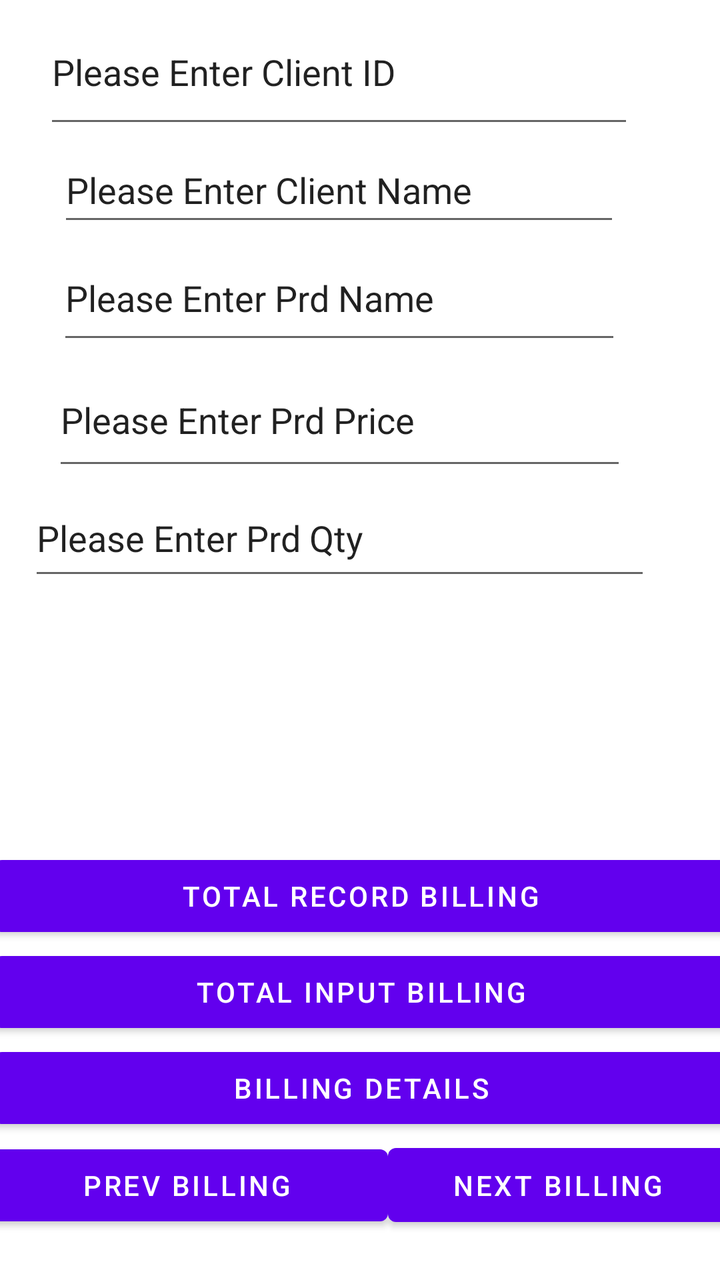
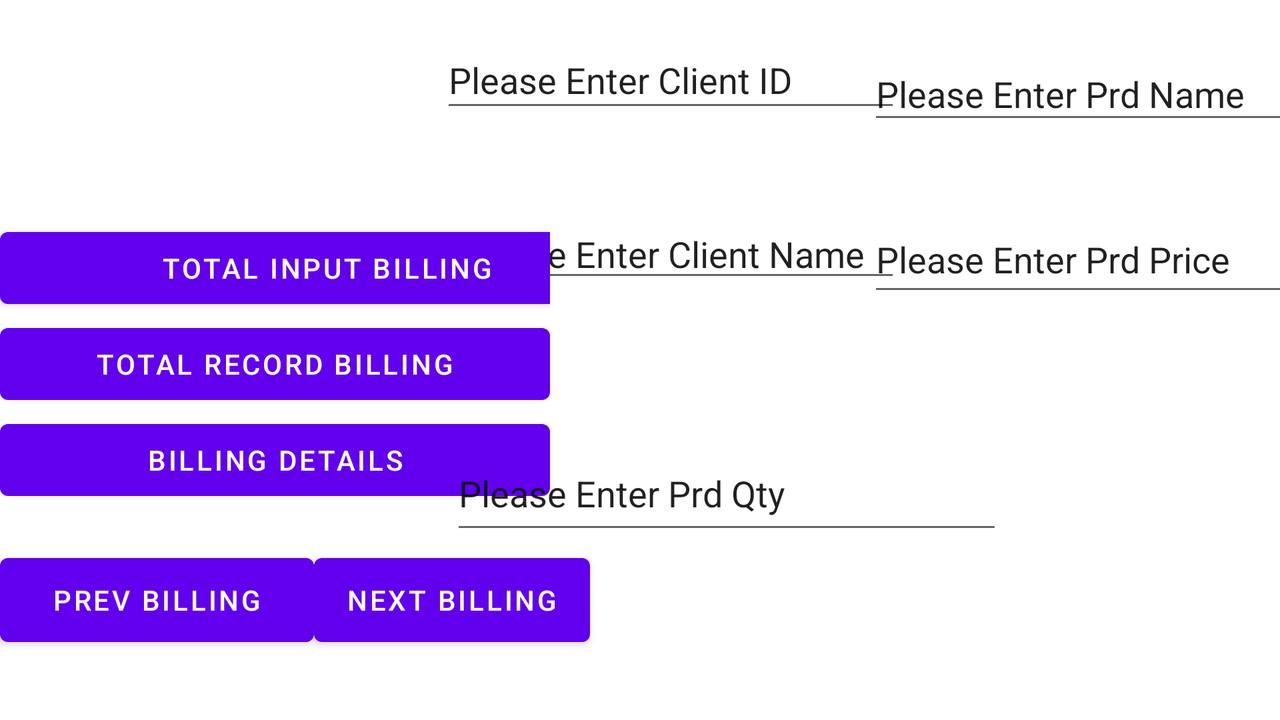

Two renders of one Android screen. The first uses the default layout on a phone; the second uses the alternative layout the repository ships for a different screen configuration, on a matching device. The two XML files are below.
<!-- AndroidManifest.xml: application theme Theme.BillingProject -->
<!-- res/layout/activity_main.xml -->
<?xml version="1.0" encoding="utf-8"?>
<androidx.constraintlayout.widget.ConstraintLayout xmlns:android="http://schemas.android.com/apk/res/android"
    xmlns:app="http://schemas.android.com/apk/res-auto"
    xmlns:tools="http://schemas.android.com/tools"
    android:layout_width="match_parent"
    android:layout_height="match_parent"
    tools:context=".MainActivity">


    <EditText
        android:id="@+id/clientid_Edit_View"
        android:layout_width="295dp"
        android:layout_height="69dp"
        android:layout_gravity="center_horizontal"
        android:autofillHints=""
        android:ems="10"
        android:hint="@string/clientid_Edit_View"
        android:inputType="textPersonName"
        android:text="@string/clientid_Edit_View"
        app:layout_constraintBottom_toBottomOf="@+id/linerLayout2"
        app:layout_constraintEnd_toEndOf="parent"
        app:layout_constraintHorizontal_bias="0.336"
        app:layout_constraintStart_toStartOf="parent"
        app:layout_constraintTop_toTopOf="parent"
        app:layout_constraintVertical_bias="0.024" />

    <EditText
        android:id="@+id/clientname_Edit_View"
        android:layout_width="281dp"
        android:layout_height="49dp"
        android:layout_gravity="top|center_horizontal"
        android:autofillHints=""
        android:ems="10"
        android:hint="@string/clientname_Edit_View"
        android:inputType="textPersonName"
        android:text="@string/clientname_Edit_View"

        app:layout_constraintEnd_toEndOf="@+id/clientid_Edit_View"
        app:layout_constraintStart_toStartOf="@+id/clientid_Edit_View"
        app:layout_constraintTop_toBottomOf="@+id/clientid_Edit_View" />

    <EditText
        android:id="@+id/productname_Edit_View"
        android:layout_width="282dp"
        android:layout_height="59dp"
        android:layout_gravity="top|center_horizontal"
        android:autofillHints=""
        android:ems="10"
        android:hint="@string/productname_Edit_View"
        android:inputType="textPersonName"
        android:text="@string/productname_Edit_View"
        app:layout_constraintEnd_toEndOf="@+id/clientname_Edit_View"
        app:layout_constraintStart_toStartOf="@+id/clientname_Edit_View"
        app:layout_constraintTop_toBottomOf="@+id/clientname_Edit_View" />

    <LinearLayout
        android:id="@+id/linerLayout"
        android:layout_width="367dp"
        android:layout_height="340dp"
        android:layout_gravity="bottom|center_horizontal"
        android:layout_marginTop="20dp"
        android:orientation="vertical"
        app:layout_constraintEnd_toEndOf="@+id/productquantity_Edit_View"
        app:layout_constraintHorizontal_bias="0.32"
        app:layout_constraintStart_toStartOf="@+id/productquantity_Edit_View"
        app:layout_constraintTop_toBottomOf="@+id/productquantity_Edit_View"
        tools:ignore="MissingConstraints">

        <TextView
            android:id="@+id/totalbilling_Text_View"
            android:layout_width="match_parent"
            android:layout_height="55dp"
            android:text="@string/totalbilling_Text_View"
            tools:layout_editor_absoluteX="157dp"
            tools:layout_editor_absoluteY="457dp" />

        <TextView
            android:id="@+id/clientinfo_Text_View"
            android:layout_width="match_parent"
            android:layout_height="54dp"
            android:text="@string/clientinfo_Text_View"
            tools:layout_editor_absoluteX="155dp"
            tools:layout_editor_absoluteY="494dp" />

        <Button
            android:id="@+id/recordbilling_Button"
            android:layout_width="match_parent"
            android:layout_height="wrap_content"
            android:text="@string/recordbilling_Button"
            tools:layout_editor_absoluteX="143dp"
            tools:layout_editor_absoluteY="625dp" />

        <Button
            android:id="@+id/inputbilling_Button"
            android:layout_width="match_parent"
            android:layout_height="wrap_content"
            android:text="@string/inputbilling_Button"
            tools:layout_editor_absoluteX="155dp"
            tools:layout_editor_absoluteY="494dp" />

        <Button
            android:id="@+id/billingdetails_Button"
            android:layout_width="match_parent"
            android:layout_height="wrap_content"
            android:text="@string/billingdetails_Button"
            tools:layout_editor_absoluteX="155dp"
            tools:layout_editor_absoluteY="494dp" />

        <LinearLayout
            android:id="@+id/linerLayout2"
            android:layout_width="375dp"
            android:layout_height="49dp"
            android:layout_gravity="bottom|center_horizontal"
            android:orientation="horizontal"
            tools:ignore="MissingConstraints">

            <Button
                android:id="@+id/previousbilling_Button"
                android:layout_width="201dp"
                android:layout_height="wrap_content"
                android:text="@string/previousbilling_Button"
                tools:layout_editor_absoluteX="78dp"
                tools:layout_editor_absoluteY="678dp" />

            <Button
                android:id="@+id/nextbilling_Button"
                android:layout_width="170dp"
                android:layout_height="49dp"
                android:text="@string/nextbilling_Button"
                tools:layout_editor_absoluteX="198dp"
                tools:layout_editor_absoluteY="678dp" />


        </LinearLayout>

    </LinearLayout>

    <EditText
        android:id="@+id/productprice_Edit_View"
        android:layout_width="287dp"
        android:layout_height="63dp"
        android:layout_gravity="top|center_horizontal"
        android:autofillHints=""
        android:ems="10"
        android:hint="@string/productprice_Edit_View"
        android:inputType="textPersonName"
        android:text="@string/productprice_Edit_View"
        app:layout_constraintEnd_toEndOf="@+id/productname_Edit_View"
        app:layout_constraintStart_toStartOf="@+id/productname_Edit_View"
        app:layout_constraintTop_toBottomOf="@+id/productname_Edit_View" />

    <EditText
        android:id="@+id/productquantity_Edit_View"
        android:layout_width="311dp"
        android:layout_height="55dp"
        android:layout_gravity="top|center_horizontal"
        android:autofillHints=""
        android:ems="10"
        android:hint="@string/productquantity_Edit_View"
        android:inputType="textPersonName"
        android:text="@string/productquantity_Edit_View"
        app:layout_constraintEnd_toEndOf="@+id/productprice_Edit_View"
        app:layout_constraintStart_toStartOf="@+id/productprice_Edit_View"
        app:layout_constraintTop_toBottomOf="@+id/productprice_Edit_View" />




</androidx.constraintlayout.widget.ConstraintLayout>
<!-- resources referenced by this layout -->
<resources>
  <string name="billingdetails_Button">BILLING DETAILS</string>
  <string name="clientid_Edit_View">Please Enter Client ID</string>
  <string name="clientinfo_Text_View" />
  <string name="clientname_Edit_View">Please Enter Client Name</string>
  <string name="inputbilling_Button">TOTAL INPUT BILLING</string>
  <string name="nextbilling_Button">NEXT BILLING</string>
  <string name="previousbilling_Button">PREV BILLING</string>
  <string name="productname_Edit_View">Please Enter Prd Name</string>
  <string name="productprice_Edit_View">Please Enter Prd Price</string>
  <string name="productquantity_Edit_View">Please Enter Prd Qty</string>
  <string name="recordbilling_Button">TOTAL RECORD BILLING</string>
  <string name="totalbilling_Text_View" />
  <style name="Theme.BillingProject" parent="Theme.MaterialComponents.DayNight.DarkActionBar">
          
          <item name="colorPrimary">@color/purple_500</item>
          <item name="colorPrimaryVariant">@color/purple_700</item>
          <item name="colorOnPrimary">@color/white</item>
          
          <item name="colorSecondary">@color/teal_200</item>
          <item name="colorSecondaryVariant">@color/teal_700</item>
          <item name="colorOnSecondary">@color/black</item>
          
          <item name="android:statusBarColor">?attr/colorPrimaryVariant</item>
          
      </style>
</resources>
<!-- res/layout-land/activity_main.xml (the repository's variant of the layout above) -->
<!-- drawn on the phone turned sideways -->
<?xml version="1.0" encoding="utf-8"?>
<androidx.constraintlayout.widget.ConstraintLayout xmlns:android="http://schemas.android.com/apk/res/android"
    xmlns:app="http://schemas.android.com/apk/res-auto"
    xmlns:tools="http://schemas.android.com/tools"
    android:layout_width="match_parent"
    android:layout_height="match_parent"
    tools:context=".MainActivity">



    <EditText
        android:id="@+id/clientname_Edit_View"
        android:layout_width="225dp"
        android:layout_height="41dp"
        android:layout_gravity="top|center_horizontal"
        android:layout_marginTop="44dp"
        android:autofillHints=""
        android:ems="10"
        android:hint="@string/clientname_Edit_View"

        android:inputType="textPersonName"
        android:text="@string/clientname_Edit_View"
        app:layout_constraintEnd_toEndOf="@+id/clientid_Edit_View"
        app:layout_constraintHorizontal_bias="1.0"
        app:layout_constraintStart_toStartOf="@+id/clientid_Edit_View"
        app:layout_constraintTop_toBottomOf="@+id/clientid_Edit_View" />

    <LinearLayout
        android:id="@+id/linerLayout"
        android:layout_width="275dp"
        android:layout_height="261dp"
        android:layout_gravity="top|left"
        android:orientation="vertical"

        tools:ignore="MissingConstraints"
        tools:layout_editor_absoluteX="-6dp"
        tools:layout_editor_absoluteY="2dp">

        <TextView
            android:id="@+id/totalbilling_Text_View"
            android:layout_width="242dp"
            android:layout_height="58dp"
            android:layout_marginStart="16dp"
            android:text="@string/totalbilling_Text_View"
            tools:ignore="MissingConstraints" />

        <TextView
            android:id="@+id/clientinfo_Text_View"
            android:layout_width="245dp"
            android:layout_height="52dp"
            android:text="@string/clientinfo_Text_View"
            tools:layout_editor_absoluteX="155dp"
            tools:layout_editor_absoluteY="494dp" />

        <Button
            android:id="@+id/inputbilling_Button"
            android:layout_width="327dp"
            android:layout_height="wrap_content"
            android:text="@string/inputbilling_Button" />

        <Button
            android:id="@+id/recordbilling_Button"
            android:layout_width="match_parent"
            android:layout_height="wrap_content"
            android:text="@string/recordbilling_Button"
            tools:layout_editor_absoluteX="143dp"
            tools:layout_editor_absoluteY="625dp" />

        <Button
            android:id="@+id/billingdetails_Button"
            android:layout_width="match_parent"
            android:layout_height="wrap_content"
            android:text="@string/billingdetails_Button"
            tools:layout_editor_absoluteX="155dp"
            tools:layout_editor_absoluteY="494dp" />


    </LinearLayout>

    <EditText
        android:id="@+id/productquantity_Edit_View"
        android:layout_width="276dp"
        android:layout_height="54dp"
        android:layout_gravity="top|center_horizontal"
        android:layout_marginTop="72dp"
        android:autofillHints=""
        android:ems="10"
        android:hint="@string/productquantity_Edit_View"
        android:inputType="textPersonName"
        android:text="@string/productquantity_Edit_View"
        app:layout_constraintEnd_toEndOf="@+id/clientname_Edit_View"
        app:layout_constraintHorizontal_bias="0.0"
        app:layout_constraintStart_toStartOf="@+id/clientname_Edit_View"
        app:layout_constraintTop_toBottomOf="@+id/clientname_Edit_View" />

    <EditText
        android:id="@+id/clientid_Edit_View"
        android:layout_width="230dp"
        android:layout_height="45dp"
        android:layout_gravity="center_horizontal"
        android:layout_marginTop="16dp"
        android:autofillHints=""
        android:ems="10"
        android:hint="@string/clientid_Edit_View"
        android:inputType="textPersonName"
        android:text="@string/clientid_Edit_View"
        app:layout_constraintEnd_toEndOf="parent"
        app:layout_constraintHorizontal_bias="0.537"
        app:layout_constraintStart_toStartOf="parent"
        app:layout_constraintTop_toTopOf="parent" />

    <LinearLayout
        android:id="@+id/linerLayout2"
        android:layout_width="306dp"
        android:layout_height="54dp"
        android:layout_gravity="bottom|center_horizontal"
        android:layout_marginTop="12dp"
        android:orientation="horizontal"
        app:layout_constraintEnd_toEndOf="@+id/linerLayout"
        app:layout_constraintHorizontal_bias="0.0"
        app:layout_constraintStart_toStartOf="@+id/linerLayout"
        app:layout_constraintTop_toBottomOf="@+id/linerLayout"
        tools:ignore="MissingConstraints">

        <Button
            android:id="@+id/previousbilling_Button"
            android:layout_width="157dp"
            android:layout_height="54dp"
            android:text="@string/previousbilling_Button"
            tools:layout_editor_absoluteX="78dp"
            tools:layout_editor_absoluteY="678dp" />

        <Button
            android:id="@+id/nextbilling_Button"
            android:layout_width="wrap_content"
            android:layout_height="match_parent"
            android:text="@string/nextbilling_Button"
            tools:layout_editor_absoluteX="198dp"
            tools:layout_editor_absoluteY="678dp" />


    </LinearLayout>

    <EditText
        android:id="@+id/productprice_Edit_View"
        android:layout_width="281dp"
        android:layout_height="50dp"
        android:layout_gravity="top|center_horizontal"
        android:layout_marginTop="36dp"
        android:autofillHints=""
        android:ems="10"
        android:hint="@string/productprice_Edit_View"
        android:inputType="textPersonName"
        android:text="@string/productprice_Edit_View"
        app:layout_constraintEnd_toEndOf="@+id/productname_Edit_View"
        app:layout_constraintHorizontal_bias="0.0"
        app:layout_constraintStart_toStartOf="@+id/productname_Edit_View"
        app:layout_constraintTop_toBottomOf="@+id/productname_Edit_View" />

    <EditText
        android:id="@+id/productname_Edit_View"
        android:layout_width="223dp"
        android:layout_height="43dp"
        android:layout_gravity="top|center_horizontal"
        android:layout_marginTop="24dp"
        android:autofillHints=""
        android:ems="10"
        android:hint="@string/productname_Edit_View"
        android:inputType="textPersonName"
        android:text="@string/productname_Edit_View"
        app:layout_constraintEnd_toEndOf="parent"
        app:layout_constraintHorizontal_bias="0.491"
        app:layout_constraintStart_toEndOf="@+id/clientid_Edit_View"
        app:layout_constraintTop_toTopOf="parent" />




</androidx.constraintlayout.widget.ConstraintLayout>
